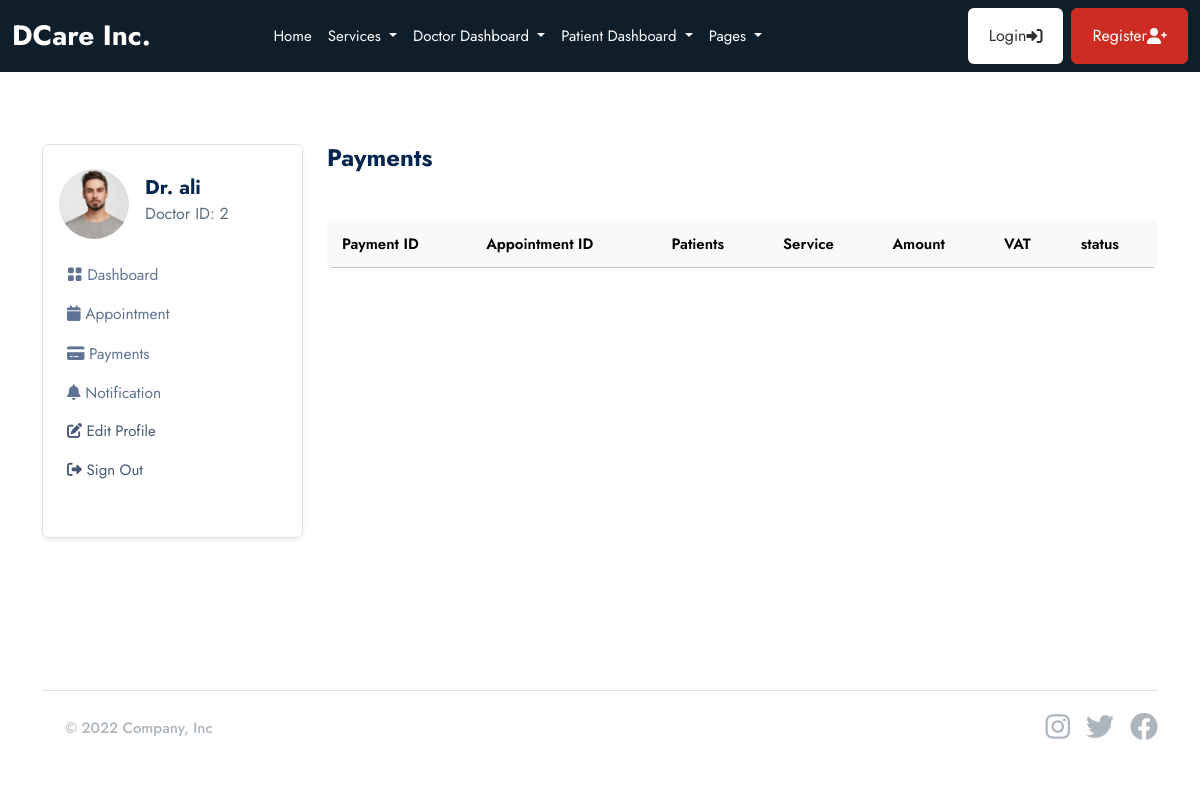
The page /doctor/payments/ (signed in) on the database as committed earlier.
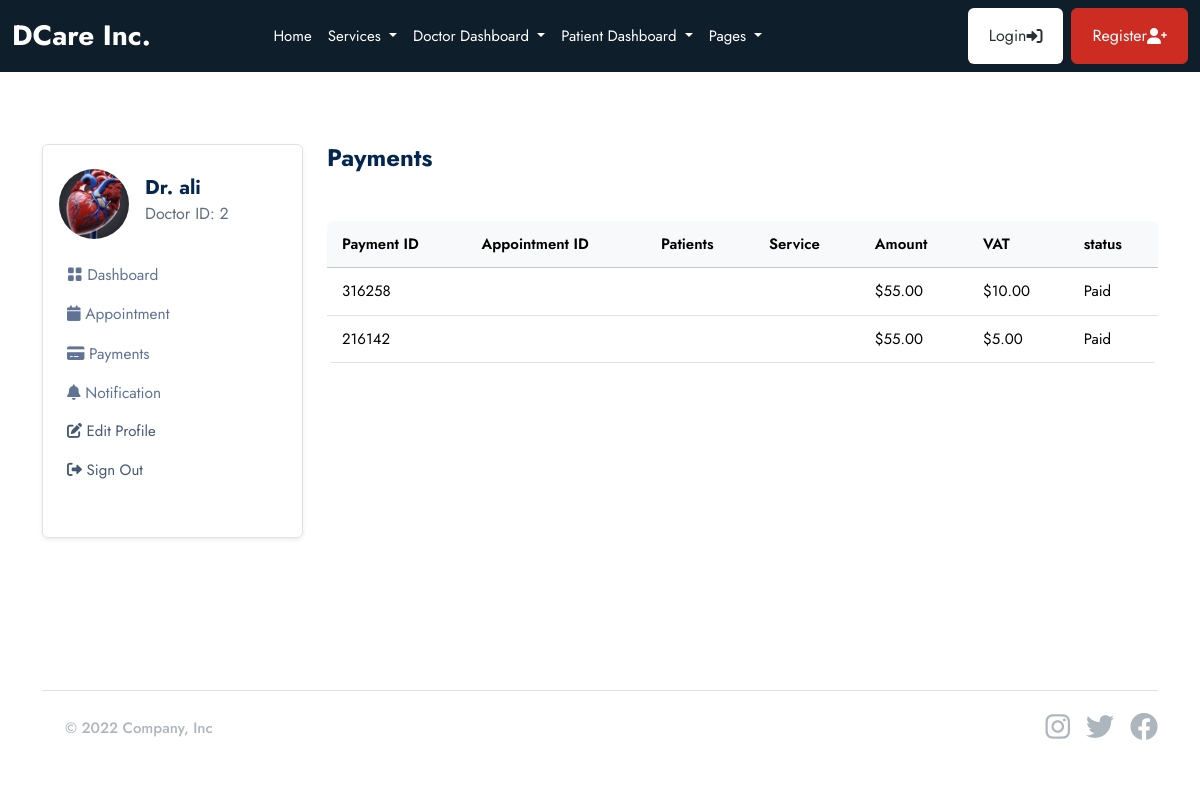
The same page on the database as committed later.
### userauths/models.py (models this page shows, shortened)
class User(AbstractUser):
    email = models.EmailField(unique=True)
    username = models.CharField(max_length=100, null=True, blank=True)
    user_type =models.CharField(max_length=50, choices=USER_TYPE, null=True, blank=True, default=None)
    USERNAME_FIELD = "email"
    REQUIRED_FIELDS = ["username"]

### doctor/models.py (models this page shows, shortened)
class Doctor(models.Model):
    user = models.OneToOneField(userauths_models.User, on_delete=models.CASCADE)
    image = models.FileField(upload_to="images", null=True, blank=True)
    full_name = models.CharField(max_length=100, null=True, blank=True)
    mobile = models.CharField(max_length=100, null=True, blank=True)
    country = models.CharField(max_length=100, null=True, blank=True)
    bio = models.CharField(max_length=100, null=True, blank=True)
    specialization = models.CharField(max_length=100, null=True, blank=True)
    qualifications = models.CharField(max_length=100, null=True, blank=True)
    years_of_experience = models.CharField(max_length=100, null=True, blank=True)
    next_available_appointment_date = models.DateTimeField(default=timezone.now, null=True, blank=True)

### base/models.py (models this page shows, shortened)
class Billing(models.Model):
    patient = models.ForeignKey(patient_models.Patient, on_delete=models.SET_NULL, null=True, blank=True,  related_name='billings')
    appointment = models.ForeignKey(Appointment, on_delete=models.CASCADE, related_name='billing', blank=True, null=True)
    sub_total = models.DecimalField(max_digits=10, decimal_places=2)
    tax = models.DecimalField(max_digits=10, decimal_places=2)
    total = models.DecimalField(max_digits=10, decimal_places=2)
    status = models.CharField(max_length=120, choices=[('Paid', 'Paid'), ('Unpaid', 'Unpaid')])
    billing_id = ShortUUIDField(length=6, max_length=10, alphabet="1234567890")
    date = models.DateTimeField(auto_now_add=True)

### doctor/views.py (the view)
# urls.py: path("payments/", views.payments, name="payments"),
@login_required
def payments(request):
    doctor = doctor_models.Doctor.objects.get(user=request.user)
    payments = base_models.Billing.objects.filter(appointment__doctor=doctor, status="Paid")
    context = {
        "payments": payments,
    }
    return render(request, "doctor/payments.html", context)

### templates/doctor/payments.html
{% extends "partials/base.html"%} {% block content %}
<section class="pt-5 pb-5">
  <div class="container">
    <div class="row mt-0 mt-md-4">
      {% include 'doctor/sidebar.html' %}
      <div class="col-lg-9 col-md-8 col-12">
        <h4 class="mb-0 mb-4 fw-bold">Payments</h4>
        <div class="card mb-4 mt-5">
          <div class="table-responsive overflow-y-hidden">
            <table
              class="table mb-0 text-nowrap table-hover table-centered text-nowrap"
            >
              <thead class="table-light">
                <tr>
                  <th>Payment ID</th>
                  <th>Appointment ID</th>
                  <th>Patients</th>
                  <th>Service</th>
                  <th>Amount</th>
                  <th>VAT</th>
                  <th>status</th>
                </tr>
              </thead>
              <tbody>
                {% for p in payments%}
                <tr>
                  <td>{{p.billing_id}}</td>
                  <td>{{p.appointmen.appointment_id}}</td>
                  <td>{{p.appointmen.patient.full_name}}</td>
                  <td>{{p.appointmen.service.name}}</td>
                  <td>${{p.total}}</td>
                  <td>${{p.tax}}</td>
                  <td>{{p.status}}</td>
                </tr>
                {% endfor%}
              </tbody>
            </table>
          </div>
        </div>
      </div>
    </div>
  </div>
</section>
{% endblock content %}

### templates/doctor/sidebar.html (shortened to what this page needs)
<div class="col-lg-3 col-md-4 col-12">
  <nav
    class="navbar navbar-expand-md shadow-sm mb-4 mb-lg-0 sidenav border rounded"
  >
    <div class="collapse navbar-collapse p-3" id="sidenav">
      <div class="navbar-nav flex-column">
        <div class="d-flex align-items-center mb-3">
          {% if request.user.doctor.image.url %}
          <img
            src="{{request.user.doctor.image.url}}"
            alt="avatar"
            class="rounded-circle avatar-xl"
            style="width: 70px; height: 70px; object-fit: cover"
          />
          {% endif %}
          <div class="ms-3">
            <h5 class="mb-0 fw-bold">Dr. {{request.user.doctor.full_name}}</h5>
            <p class="mb-1 fs-6">Doctor ID: {{request.user.doctor.id}}</p>
          </div>
        </div>
        <ul class="list-unstyled ms-n2 mb-4">
          <li class="nav-item">
            <a class="dropdown-item nav-link" href="{% url 'doctor:dashboard'%}"
              ><i class="bi bi-grid-fill"></i> Dashboard</a
            >
          </li>
          <li class="nav-item">
            <a
              class="dropdown-item nav-link"
              href="{% url 'doctor:appointments'%}"
              ><i class="fas fa-calendar"></i> Appointment</a
            >
          </li>
          <li class="nav-item">
            <a class="dropdown-item nav-link" href="{% url 'doctor:payments'%}"
              ><i class="fas fa-credit-card"></i> Payments</a
            >
          </li>
          <li class="nav-item">
            <a
              class="dropdown-item nav-link"
              href="{% url 'doctor:notifications'%}"
              ><i class="fas fa-bell"></i> Notification</a
            >
          </li>
          <li class="nav-item">
            <a class="nav-link" href="{% url 'patient:profile'%}">
              <i class="fas fa-edit"></i> Edit Profile
            </a>
          </li>
          <li class="nav-item">
            <a class="nav-link" href=".{% url 'userauths:sign-out'%}">
              <i class="fas fa-sign-out-alt"></i> Sign Out
            </a>
          </li>
        </ul>
      </div>
    </div>
  </nav>
</div>

Rows that differ between the two databases and show on the page:
changed through a linked row, User "ali": user.doctor.image: a different picture
added Billing: billing_id "316258", total "55.00", tax "10.00", status "Paid"
added Billing: billing_id "216142", total "55.00", tax "5.00", status "Paid"
